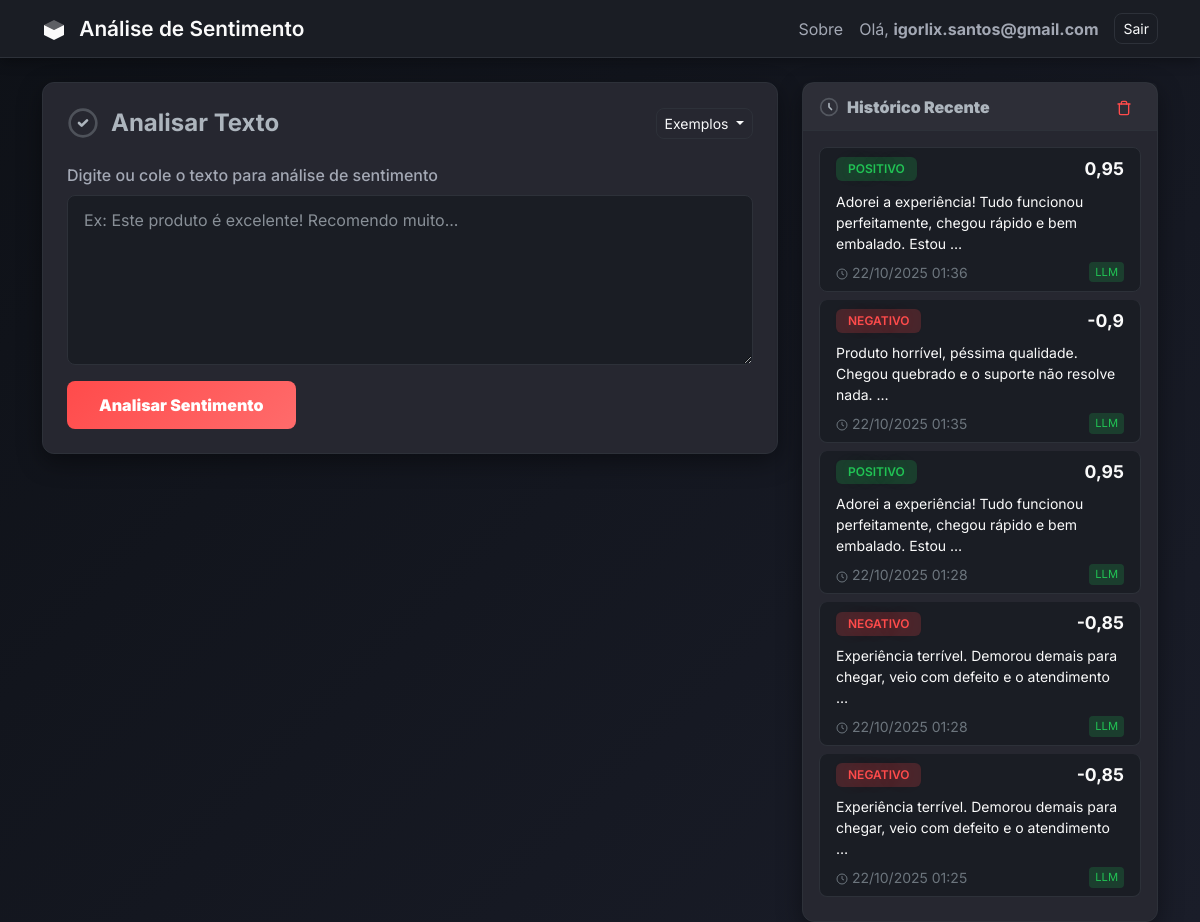
The page / (signed in) on the database as committed earlier.
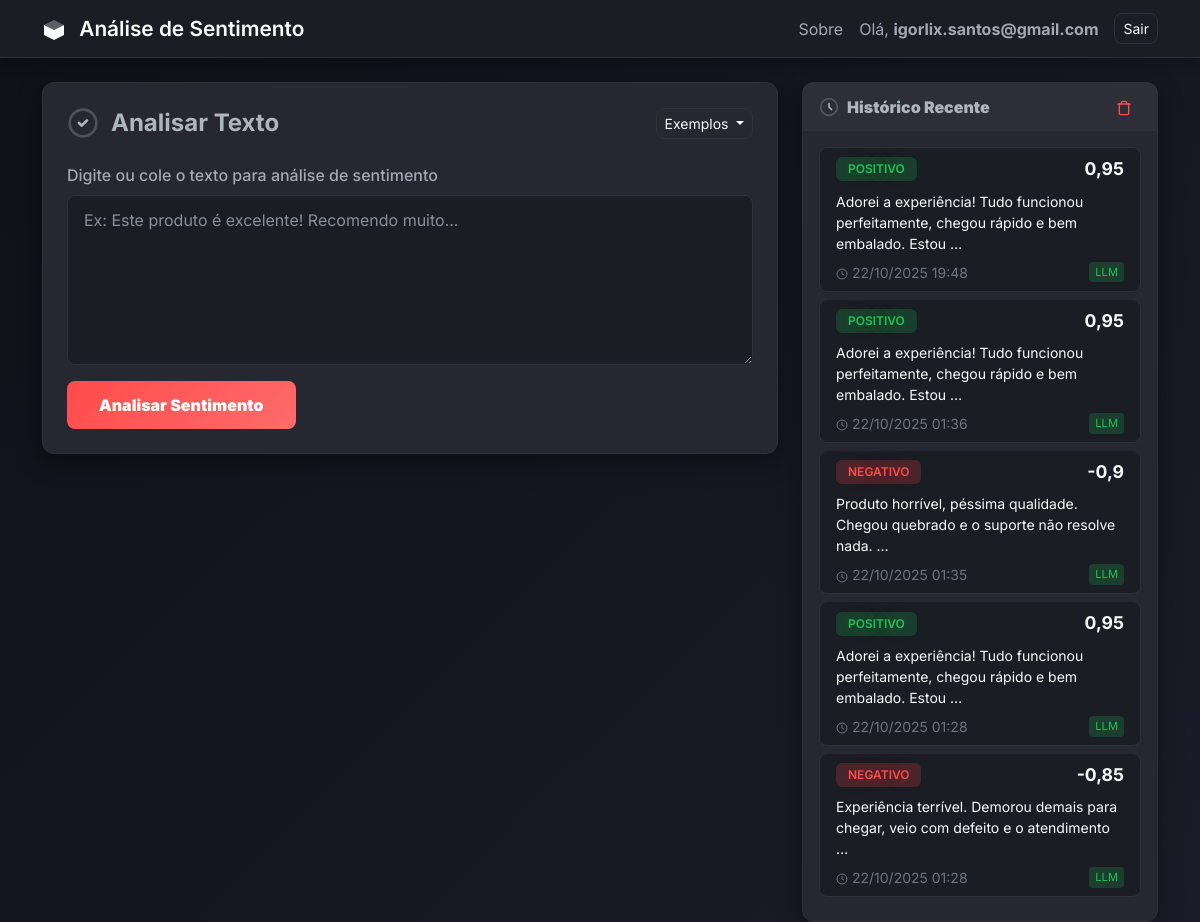
The same page on the database as committed later.
### analise/models.py (models this page shows, shortened)
class Analise(models.Model):
    SENTIMENTOS = [
        ('positivo', 'Positivo'),
        ('negativo', 'Negativo'),
        ('neutro', 'Neutro'),
    ]
    usuario = models.ForeignKey(User, on_delete=models.CASCADE, related_name='analises')
    texto = models.TextField()
    sentimento = models.CharField(max_length=20, choices=SENTIMENTOS)
    pontuacao = models.FloatField()
    metodo = models.CharField(max_length=50, default='dicionario')
    data_criacao = models.DateTimeField(auto_now_add=True)
    class Meta:
        ordering = ['-data_criacao']
        verbose_name = 'Análise'
        verbose_name_plural = 'Análises'

### analise/views.py (the view, shortened to what this page needs)
# urls.py: path('', views.analise_view, name='analise'),
@login_required
def analise_view(request):
    analisador = AnalisadorSentimento()
    resultado = None
    historico = Analise.objects.filter(usuario=request.user)[:5]
    return render(request, 'analise/analise.html', {
        'resultado': resultado,
        'historico': historico
    })

### analise/templates/analise/analise.html (shortened to what the changed rows need)
{% extends 'analise/base.html' %}
{% load l10n %}
{% block content %}
<div class="row">
    <div class="col-lg-4">
        <div class="card" style="position: sticky; top: 20px;">
            <div class="card-body p-3">
                {% if historico %}
                    <div class="list-group">
                        {% for item in historico %}
                        <div class="list-group-item">
                            <div class="d-flex w-100 justify-content-between align-items-center mb-2">
                                {% if item.sentimento == 'positivo' %}
                                <span class="badge sentimento-{{ item.sentimento }}" style="background: rgba(33,195,84, 0.2);">{{ item.sentimento|upper }}</span>
                                {% elif item.sentimento == 'negativo' %}
                                <span class="badge sentimento-{{ item.sentimento }}" style="background: rgba(255,75,75, 0.2);">{{ item.sentimento|upper }}</span>
                                {% else %}
                                <span class="badge sentimento-{{ item.sentimento }}" style="background: rgba(255,165,0, 0.2);">{{ item.sentimento|upper }}</span>
                                {% endif %}
                                <strong style="font-size: 1.1rem;">{{ item.pontuacao }}</strong>
                            </div>
                            <p class="mb-2 small" style="line-height: 1.5;">{{ item.texto|truncatewords:12 }}</p>
                            <div class="d-flex justify-content-between align-items-center">
                                <small class="text-secondary">
                                    <svg width="12" height="12" viewBox="0 0 24 24" fill="none" style="display: inline; vertical-align: middle;">
                                        <circle cx="12" cy="12" r="10" stroke="currentColor" stroke-width="2"/>
                                        <path d="M12 6V12L16 14" stroke="currentColor" stroke-width="2"/>
                                    </svg>
                                    {{ item.data_criacao|date:"d/m/Y H:i" }}
                                </small>
                                {% if item.metodo == 'llm' %}
                                <small style="font-size: 0.7rem; padding: 2px 6px; border-radius: 4px; background: rgba(33,195,84, 0.2); color: #21c354;">LLM</small>
                                {% elif item.metodo == 'dicionario' %}
                                <small style="font-size: 0.7rem; padding: 2px 6px; border-radius: 4px; background: rgba(96,165,250, 0.2); color: #60a5fa;">DIC</small>
                                {% else %}
                                <small style="font-size: 0.7rem; padding: 2px 6px; border-radius: 4px; background: rgba(251,191,36, 0.2); color: #fbbf24;">TXT</small>
                                {% endif %}
                            </div>
                        </div>
                        {% endfor %}
                    </div>
                {% endif %}
            </div>
        </div>
    </div>
</div>
{% endblock %}

Rows that differ between the two databases and show on the page:
no longer on this page (row unchanged): Analise: sentimento "NEGATIVO", pontuacao "-0,85", texto "Experiência terrível. Demorou demais para chegar, veio com defeito e o atendimento …", data_criacao "22/10/2025 01:25", metodo "LLM"
added Analise: sentimento "POSITIVO", pontuacao "0,95", texto "Adorei a experiência! Tudo funcionou perfeitamente, chegou rápido e bem embalado. Estou …", data_criacao "22/10/2025 19:48", metodo "LLM"
